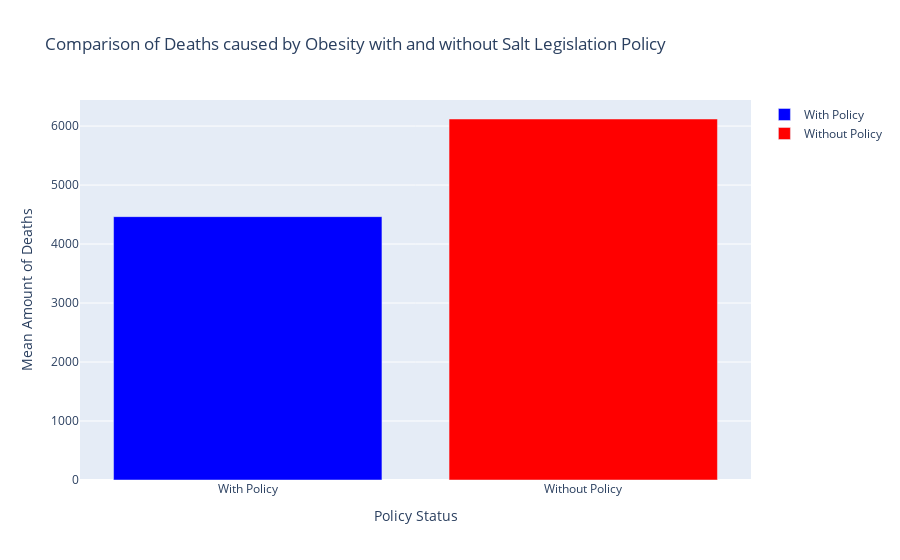

This figure's notebook cell:
### Markdown cell above
The bar chart titled "Comparison of Obesity Risk Factor with and without Salt Legislation Policy" tells a compelling story about the impact of health policies on obesity-related health risks. Imagine two communities: one that has embraced salt legislation to promote healthier eating habits and another that has not implemented such measures.

In the community with salt legislation, people are more conscious of their salt intake. Health campaigns have educated them about the dangers of excessive salt consumption, leading to healthier choices and a noticeable decrease in obesity-related health issues. This community is represented by the "With Policy" category on the chart, where the light blue bar shows a mean obesity risk factor value of around 4500.

On the other side, the community without salt legislation faces a different reality. Without the guidance of health policies, people in this community continue their usual eating habits, unaware of the long-term health risks associated with high salt consumption. As a result, the mean obesity risk factor in this community is significantly higher, close to 6000, as shown by the red bar under the "Without Policy" category.

The chart paints a vivid picture of how effective health policies can be. In the community with salt legislation, the efforts to reduce salt intake have translated into tangible health benefits, significantly lowering the obesity risk factor. Meanwhile, the community without such policies struggles with higher obesity-related health risks.

This visual comparison underscores the importance of health campaigns and legislative measures. It highlights how proactive policies can lead to healthier populations, reducing the burden of obesity and its associated health risks. The story the chart tells is one of hope and the potential for positive change through informed policy-making.

### Code cell
#Click to see code

# Separate the data into two groups based on salt legislation policy
with_policy = data[data['salt_legislation_policy'] == 'Yes']
without_policy = data[data['salt_legislation_policy'] == 'No']

# Calculate the mean values of the risk factors for each group
risk_factors_with_policy = with_policy[['Risk_factor_obese_2018', 'Risk_factor_all-rf_2018']].mean()
risk_factors_without_policy = without_policy[['Risk_factor_obese_2018', 'Risk_factor_all-rf_2018']].mean()

# Combine the results into a single dataframe for comparison
comparison = pd.DataFrame({
    'With Policy': risk_factors_with_policy,
    'Without Policy': risk_factors_without_policy
})

# Data for the plot
obese_comparison_salt = comparison.loc['Risk_factor_obese_2018']

# Create the interactive bar plot
fig = go.Figure(data=[
    go.Bar(name='With Policy', x=['With Policy'], y=[obese_comparison_salt['With Policy']], marker_color='blue'),
    go.Bar(name='Without Policy', x=['Without Policy'], y=[obese_comparison_salt['Without Policy']], marker_color='red')
])

# Update layout for better visualization
fig.update_layout(
    title='Comparison of Deaths caused by Obesity with and without Salt Legislation Policy',
    yaxis_title='Mean Amount of Deaths',
    xaxis_title='Policy Status',
    barmode='group',
    xaxis_tickangle=0
)

# Show the interactive plot
fig.show()

### Figure 1 — Plotly figure (JSON) as saved in the notebook; plotly's stock layout.template omitted (floating-point values rounded to 4 significant figures)
{"data": [{"marker": {"color": "blue"}, "name": "With Policy", "type": "bar", "x": ["With Policy"], "y": [4465.0]}, {"marker": {"color": "red"}, "name": "Without Policy", "type": "bar", "x": ["Without Policy"], "y": [6120.0]}], "layout": {"autosize": true, "barmode": "group", "title": {"text": "Comparison of Deaths caused by Obesity with and without Salt Legislation Policy"}, "xaxis": {"autorange": true, "range": [-0.5, 1.5], "tickangle": 0, "title": {"text": "Policy Status"}, "type": "category"}, "yaxis": {"autorange": true, "range": [0, 6442.0], "title": {"text": "Mean Amount of Deaths"}, "type": "linear"}}}
